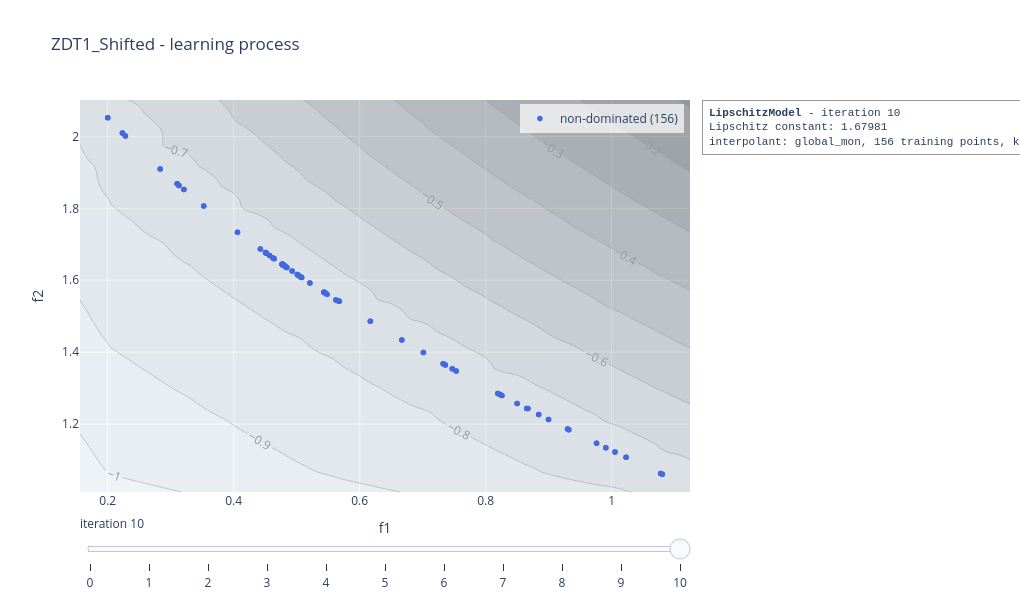

The notebook cell saved with this chart:
### Code cell
slip_model.visualise("learning", plot_scalarisation = True, show = False)

### Figure 1 — Plotly figure (JSON) as saved in the notebook; plotly's stock layout.template omitted (floating-point values rounded to 4 significant figures; data arrays with more than 128 entries replaced by an {"elided": "..."} marker saying what was removed)
{"data": [{"marker": {"color": "royalblue", "size": 5.5}, "mode": "markers", "name": "non-dominated (156)", "type": "scatter", "x": {"elided": "156 float values"}, "y": {"elided": "156 float values"}}, {"colorscale": [[0, "rgb(255,255,255)"], [0.125, "rgb(240,240,240)"], [0.25, "rgb(217,217,217)"], [0.375, "rgb(189,189,189)"], [0.5, "rgb(150,150,150)"], [0.625, "rgb(115,115,115)"], [0.75, "rgb(82,82,82)"], [0.875, "rgb(37,37,37)"], [1, "rgb(0,0,0)"]], "contours": {"showlabels": true}, "opacity": 0.35, "showlegend": false, "showscale": false, "type": "contour", "x": [0.156, 0.1724, 0.1888, 0.2052, 0.2216, 0.238, 0.2545, 0.2709, 0.2873, 0.3037, 0.3201, 0.3365, 0.3529, 0.3694, 0.3858, 0.4022, 0.4186, 0.435, 0.4514, 0.4678, 0.4842, 0.5007, 0.5171, 0.5335, 0.5499, 0.5663, 0.5827, 0.5991, 0.6155, 0.632, 0.6484, 0.6648, 0.6812, 0.6976, 0.714, 0.7304, 0.7468, 0.7633, 0.7797, 0.7961, 0.8125, 0.8289, 0.8453, 0.8617, 0.8781, 0.8946, 0.911, 0.9274, 0.9438, 0.9602, 0.9766, 0.993, 1.009, 1.026, 1.042, 1.059, 1.075, 1.092, 1.108, 1.124], "y": [1.011, 1.03, 1.048, 1.067, 1.085, 1.104, 1.122, 1.141, 1.159, 1.177, 1.196, 1.214, 1.233, 1.251, 1.27, 1.288, 1.307, 1.325, 1.344, 1.362, 1.381, 1.399, 1.418, 1.436, 1.455, 1.473, 1.492, 1.51, 1.529, 1.547, 1.565, 1.584, 1.602, 1.621, 1.639, 1.658, 1.676, 1.695, 1.713, 1.732, 1.75, 1.769, 1.787, 1.806, 1.824, 1.843, 1.861, 1.88, 1.898, 1.916, 1.935, 1.953, 1.972, 1.99, 2.009, 2.027, 2.046, 2.064, 2.083, 2.101], "z": {"elided": "60x60 float values"}}], "layout": {"annotations": [{"align": "left", "bgcolor": "rgba(255,255,255,0.85)", "bordercolor": "#999999", "borderpad": 6, "borderwidth": 1, "font": {"family": "Courier New, monospace", "size": 11}, "showarrow": false, "text": "<b>LipschitzModel</b> - iteration 10<br>Lipschitz constant: 1.67981<br>interpolant: global_mon, 156 training points, knn 2", "x": 1.02, "xanchor": "left", "xref": "paper", "y": 1, "yanchor": "top", "yref": "paper"}], "height": 600, "legend": {"bgcolor": "rgba(255,255,255,0.7)", "x": 0.99, "xanchor": "right", "y": 0.99, "yanchor": "top"}, "margin": {"r": 330}, "showlegend": true, "sliders": [{"active": 10, "currentvalue": {"prefix": "iteration "}, "steps": [{"args": [["0"], {"frame": {"redraw": true}, "mode": "immediate"}], "label": "0", "method": "animate"}, {"args": [["1"], {"frame": {"redraw": true}, "mode": "immediate"}], "label": "1", "method": "animate"}, {"args": [["2"], {"frame": {"redraw": true}, "mode": "immediate"}], "label": "2", "method": "animate"}, {"args": [["3"], {"frame": {"redraw": true}, "mode": "immediate"}], "label": "3", "method": "animate"}, {"args": [["4"], {"frame": {"redraw": true}, "mode": "immediate"}], "label": "4", "method": "animate"}, {"args": [["5"], {"frame": {"redraw": true}, "mode": "immediate"}], "label": "5", "method": "animate"}, {"args": [["6"], {"frame": {"redraw": true}, "mode": "immediate"}], "label": "6", "method": "animate"}, {"args": [["7"], {"frame": {"redraw": true}, "mode": "immediate"}], "label": "7", "method": "animate"}, {"args": [["8"], {"frame": {"redraw": true}, "mode": "immediate"}], "label": "8", "method": "animate"}, {"args": [["9"], {"frame": {"redraw": true}, "mode": "immediate"}], "label": "9", "method": "animate"}, {"args": [["10"], {"frame": {"redraw": true}, "mode": "immediate"}], "label": "10", "method": "animate"}]}], "title": {"text": "ZDT1_Shifted - learning process"}, "width": 1020, "xaxis": {"range": [0.156, 1.124], "title": {"text": "f1"}}, "yaxis": {"range": [1.011, 2.101], "title": {"text": "f2"}}}}
